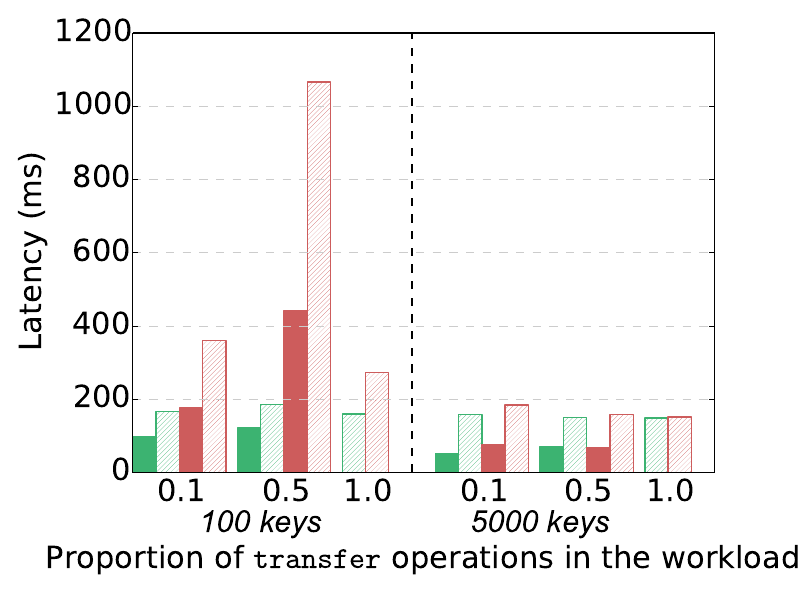

Write the Python code that produced this figure.
import numpy as np
import matplotlib.pyplot as plt
import matplotlib.patches as patches
import matplotlib.lines as lines

# Transfer vs. regular --> pattern
# Color --> tpc vs sagas
# Transaction proportion --> first x-axis
# Keys --> second x-axis

exp2_sagas_list = [
    'sagas-exp2-latency/sagas_3_100_uniform_0_read_0_update_100_transfer/all.csv',
    'sagas-exp2-latency/sagas_3_100_uniform_25_read_25_update_50_transfer/all.csv',
    'sagas-exp2-latency/sagas_3_100_uniform_45_read_45_update_10_transfer/all.csv',
    'sagas-exp2-latency/sagas_3_5000_uniform_0_read_0_update_100_transfer/all.csv',
    'sagas-exp2-latency/sagas_3_5000_uniform_25_read_25_update_50_transfer/all.csv',
    'sagas-exp2-latency/sagas_3_5000_uniform_45_read_45_update_10_transfer/all.csv'
]

exp2_tpc_list = [
    'tpc-exp2-latency/tpc_3_100_uniform_0_read_0_update_100_transfer/all.csv',
    'tpc-exp2-latency/tpc_3_100_uniform_25_read_25_update_50_transfer/all.csv',
    'tpc-exp2-latency/tpc_3_100_uniform_45_read_45_update_10_transfer/all.csv',
    'tpc-exp2-latency/tpc_3_5000_uniform_0_read_0_update_100_transfer/all.csv',
    'tpc-exp2-latency/tpc_3_5000_uniform_25_read_25_update_50_transfer/all.csv',
    'tpc-exp2-latency/tpc_3_5000_uniform_45_read_45_update_10_transfer/all.csv'
]

def read_seperate_latencies_as_list(file_path):
    with open(file_path) as f:
        regular_latencies = []
        transfer_latencies = []
        for line in f.readlines():
            splitted = line.split(',')
            if splitted[0] == 'transfer':
                transfer_latencies.append(int(splitted[2]) - int(splitted[1]))
            else:
                regular_latencies.append(int(splitted[2]) - int(splitted[1]))
    if len(regular_latencies) == 0:
        regular_latencies = [0]
    return np.array(transfer_latencies), np.array(regular_latencies)


print("Start reading!")
TPC_TRANSFER_100_100, TPC_REGULAR_100_100 = read_seperate_latencies_as_list(exp2_tpc_list[0])
TPC_TRANSFER_100_50, TPC_REGULAR_100_50 = read_seperate_latencies_as_list(exp2_tpc_list[1])
TPC_TRANSFER_100_10, TPC_REGULAR_100_10 = read_seperate_latencies_as_list(exp2_tpc_list[2])
TPC_TRANSFER_5000_100, TPC_REGULAR_5000_100 = read_seperate_latencies_as_list(exp2_tpc_list[3])
TPC_TRANSFER_5000_50, TPC_REGULAR_5000_50 = read_seperate_latencies_as_list(exp2_tpc_list[4])
TPC_TRANSFER_5000_10, TPC_REGULAR_5000_10 = read_seperate_latencies_as_list(exp2_tpc_list[5])

SAGAS_TRANSFER_100_100, SAGAS_REGULAR_100_100 = read_seperate_latencies_as_list(exp2_sagas_list[0])
SAGAS_TRANSFER_100_50, SAGAS_REGULAR_100_50 = read_seperate_latencies_as_list(exp2_sagas_list[1])
SAGAS_TRANSFER_100_10, SAGAS_REGULAR_100_10 = read_seperate_latencies_as_list(exp2_sagas_list[2])
SAGAS_TRANSFER_5000_100, SAGAS_REGULAR_5000_100 = read_seperate_latencies_as_list(exp2_sagas_list[3])
SAGAS_TRANSFER_5000_50, SAGAS_REGULAR_5000_50 = read_seperate_latencies_as_list(exp2_sagas_list[4])
SAGAS_TRANSFER_5000_10, SAGAS_REGULAR_5000_10 = read_seperate_latencies_as_list(exp2_sagas_list[5])
print("Finished reading!")

bar_width = 0.1
hatch_transfer = '///////'
color_sagas = 'mediumseagreen'
color_tpc = 'indianred'

plt.grid(axis='y', which='major', color='#CCCCCC', linestyle='--')

### 100 keys 0.1
plt.bar(0, np.mean(SAGAS_REGULAR_100_10), bar_width,
edgecolor=color_sagas,
color=color_sagas)

plt.bar(bar_width, np.mean(SAGAS_TRANSFER_100_10), bar_width,
edgecolor=color_sagas,
fill=False,
hatch=hatch_transfer)

plt.bar(2*bar_width, np.mean(TPC_REGULAR_100_10), bar_width,
edgecolor=color_tpc,
color=color_tpc)

plt.bar(3*bar_width, np.mean(TPC_TRANSFER_100_10), bar_width,
edgecolor=color_tpc,
fill=False,
hatch=hatch_transfer)

### 100 keys 0.5
plt.bar(4.5*bar_width, np.mean(SAGAS_REGULAR_100_50), bar_width,
edgecolor=color_sagas,
color=color_sagas)

plt.bar(5.5*bar_width, np.mean(SAGAS_TRANSFER_100_50), bar_width,
edgecolor=color_sagas,
fill=False,
hatch=hatch_transfer)

plt.bar(6.5*bar_width, np.mean(TPC_REGULAR_100_50), bar_width,
edgecolor=color_tpc,
color=color_tpc)

plt.bar(7.5*bar_width, np.mean(TPC_TRANSFER_100_50), bar_width,
edgecolor=color_tpc,
fill=False,
hatch=hatch_transfer)

### 100 keys 1
plt.bar(9*bar_width, np.mean(SAGAS_TRANSFER_100_100), bar_width,
edgecolor=color_sagas,
fill=False,
hatch=hatch_transfer)

plt.bar(10*bar_width, np.mean(TPC_TRANSFER_100_100), bar_width,
edgecolor=color_tpc,
fill=False,
hatch=hatch_transfer)

plt.axvline(12*bar_width, color='black', linestyle='--')

### 5000 keys 0.1
plt.bar(13*bar_width, np.mean(SAGAS_REGULAR_5000_10), bar_width,
edgecolor=color_sagas,
color=color_sagas)

plt.bar(14*bar_width, np.mean(SAGAS_TRANSFER_5000_10), bar_width,
edgecolor=color_sagas,
fill=False,
hatch=hatch_transfer)

plt.bar(15*bar_width, np.mean(TPC_REGULAR_5000_10), bar_width,
edgecolor=color_tpc,
color=color_tpc)

plt.bar(16*bar_width, np.mean(TPC_TRANSFER_5000_10), bar_width,
edgecolor=color_tpc,
fill=False,
hatch=hatch_transfer)

### 5000 keys 0.5
plt.bar(17.5*bar_width, np.mean(SAGAS_REGULAR_5000_50), bar_width,
edgecolor=color_sagas,
color=color_sagas)

plt.bar(18.5*bar_width, np.mean(SAGAS_TRANSFER_5000_50), bar_width,
edgecolor=color_sagas,
fill=False,
hatch=hatch_transfer)

plt.bar(19.5*bar_width, np.mean(TPC_REGULAR_5000_50), bar_width,
edgecolor=color_tpc,
color=color_tpc)

plt.bar(20.5*bar_width, np.mean(TPC_TRANSFER_5000_50), bar_width,
edgecolor=color_tpc,
fill=False,
hatch=hatch_transfer)

### 5000 keys 1
plt.bar(22*bar_width, np.mean(SAGAS_TRANSFER_5000_100), bar_width,
edgecolor=color_sagas,
fill=False,
hatch=hatch_transfer)

plt.bar(23*bar_width, np.mean(TPC_TRANSFER_5000_100), bar_width,
edgecolor=color_tpc,
fill=False,
hatch=hatch_transfer)

ax = plt.gca()

# ax2 = ax.twinx()

dot_pos = [1, 3, 5.5, 7.5, 9.5, 10.5, 14, 16, 18.5, 20.5, 22.5, 23.5]
dot_vals = [11, 3, 2, 1.5, 0.4, 0.16, 9, 3, 2, 8, 2, 1.2] 
# for i in range(len(dot_pos)):
#     ax2.plot(dot_pos[i]*bar_width, dot_vals[i], 'o', color='black')

x_labels = ['0.1', '0.5', '1.0', '0.1', '0.5', '1.0']
x_pos = [2*bar_width, 6.5*bar_width, 10*bar_width, 15*bar_width, 19.5*bar_width, 23*bar_width]
x_labels.extend(['\n100 keys', '\n5000 keys'])
x_pos.extend([5.5*bar_width, 17.5*bar_width])


ax.set_ylabel('Latency (ms)', fontsize=22)
# ax2.set_ylabel('Throughput (1000 requests/s)', fontsize=14)

plt.yticks(fontsize=22)
ax.tick_params(axis='x', length=0)
# ax2.tick_params(axis='x', length=0)
ax.set_xlabel(r'Proportion of $\tt{transfer}$ operations in the workload', fontsize=22)
plt.legend(fontsize=22)

plt.xticks(x_pos, x_labels, fontsize=22)

ax.get_xticklabels()[6].set_style('italic')
ax.get_xticklabels()[7].set_style("italic")

sagas_patch = patches.Patch(facecolor=color_sagas, edgecolor=color_sagas)
tpc_patch = patches.Patch(facecolor=color_tpc, edgecolor=color_tpc)
transfer_patch = patches.Patch(facecolor='white',hatch='///')
regular_patch = patches.Patch(facecolor='black')

througphut_dot = lines.Line2D([0], [0], color='black', marker='o', linestyle='None',
                          markersize=8)

# ax.legend([sagas_patch, tpc_patch, transfer_patch, regular_patch], 
# ['Sagas', 'Two-phase commit', r'$\tt{transfer}$ operations', 'Regular operations'],
# loc='upper right', fontsize='20', numpoints=1)

plt.tight_layout()
plt.savefig('graphs/exp2-latencies-mean.pdf')
plt.show()